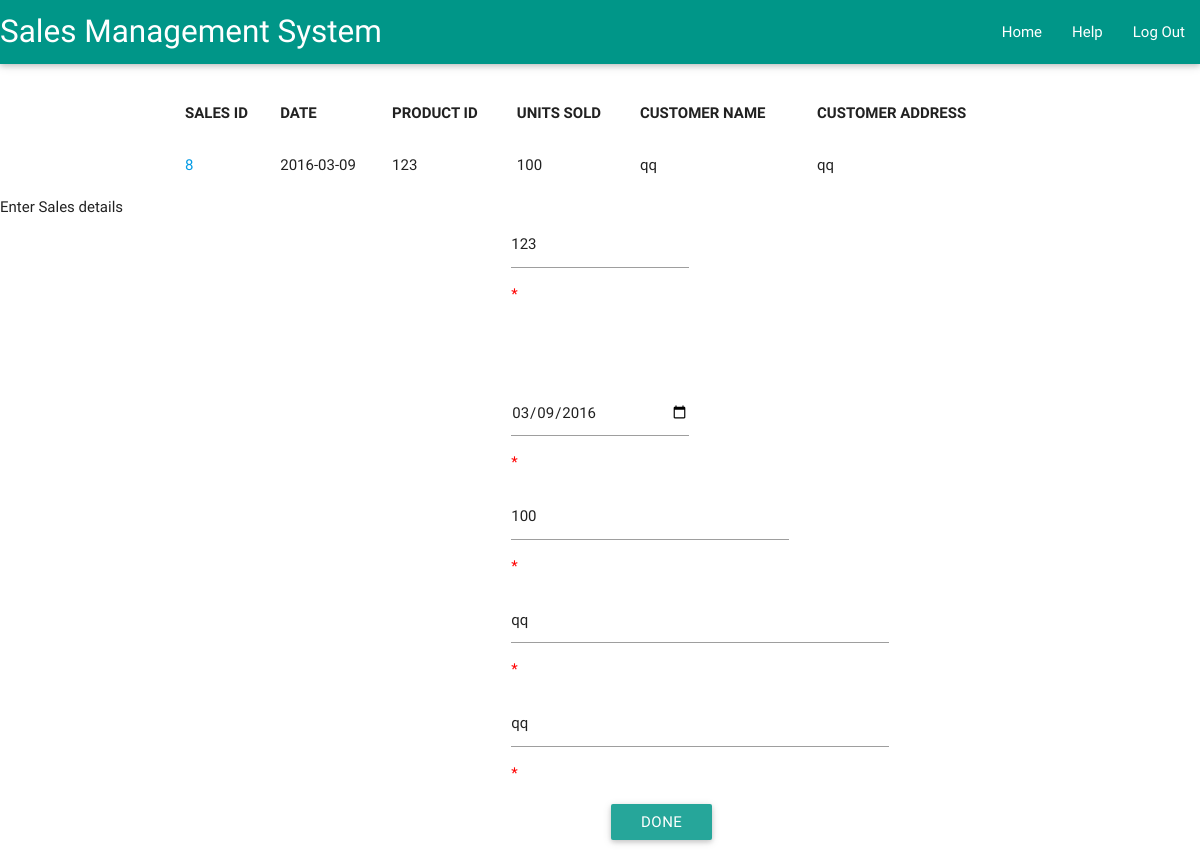
/HTML1/modifysales2.php?sid=8 (signed in), run on the app's committed database.
### tables this page shows
CREATE TABLE `sales` (
  `SALESID` int(10) NOT NULL,
  `DATE` date NOT NULL,
  `AGENTID` varchar(10) NOT NULL,
  `PRODUCTID` varchar(10) NOT NULL,
  `UNITSSOLD` int(10) NOT NULL,
  `CUSADDR` varchar(20) NOT NULL,
  `CUSNAME` varchar(20) NOT NULL
);

### HTML1/modifysales2.php (the view, shortened to what this page needs)
 <!DOCTYPE html>
 <html>
 <head>
     <link rel="stylesheet" href="css/global.css">
     <link rel="stylesheet" href="css/materialize.css">
     <link rel="stylesheet" href="css/materialize.min.css">
     <link rel="stylesheet" href="font/material-design-icons">
     <link rel="stylesheet" href="font/roboto">
     <nav>
         <div class="nav-wrapper teal ">
             <a href="#" class="brand-logo">Sales Management System</a>
             <ul id="nav-mobile" class="right hide-on-med-and-down">
                 <li><a href="agntoptions.php">Home</a></li>
                 <li><a href="help.html">Help</a></li>
                 <li><a href="logout.php">Log Out</a></li>
             </ul>
         </div>
     </nav>
 </head>
 <body>
     <?php
    if ($_SERVER["REQUEST_METHOD"] == "GET")
  {
 $pid = $agentid = $date = $unit = $cname = $caddr = $salesid =  "";
          $search=$_GET["sid"];
           $strSQL = "SELECT * FROM sales WHERE SALESID=$search";
           $query=mysql_query($strSQL);
           if(mysql_num_rows($query)!=1)
           {
               echo "<h3>No Transaction Found</h3><p class='center-align'>Redirecting to HOME</p>";
               echo '<div class="progress">
                   <div class="indeterminate"></div>
              </div>';
               header( "refresh:3;url=agntoptions.html" );
           }
           else
           {
               echo "<div>&nbsp</div>
                    <table   class=\"highlight container \" >
                       <tr>
                         <th>SALES ID</th>
                         <th>DATE</th>
                         <th>PRODUCT ID</th>
                         <th>UNITS SOLD</th>
                         <th>CUSTOMER NAME</th>
                         <th>CUSTOMER ADDRESS</th>
                       </tr>";
               while($runrows= mysql_fetch_assoc($query))
               {
                   $date = $runrows['DATE'];
                   $pid = $runrows['PRODUCTID'];
                   $unit = $runrows['UNITSSOLD'];
                   $cname = $runrows['CUSNAME'];
                   $caddr = $runrows['CUSADDR'];
                   $salesid = $runrows['SALESID'];
                   echo "
                <tr>
                     <td name='sid'><a href='login.html'>$salesid</a></td>
                     <td>$date</td>
                     <td>$pid</td>
                     <td>$unit</td>
                     <td>$cname</td>
                     <td>$caddr</td>
                   </tr>
                    ";
               }
           }
            echo " </table>";
  }
              ?>
         <?php
$pidErr = $agentidErr = $dateErr = $unitErr = $cnameErr = $caddrErr = "";
?>
             <form method="POST" action="modifysales2.php">
                 <feildset>
                     <legend>
                         <h6>Enter Sales details</h6></legend>
                     <div class="row">
                         <div>
                             <div class="col s5">&nbsp;</div>
                             <div class="col s2">
                                 <input type="text" name="pid" placeholder="Product ID" value="<?php echo $pid;?>">
                                 <span class="error">* <?php echo $pidErr;?></span>
                             </div>
                             <br>
                             <div class="col s5">&nbsp;</div>
                         </div>
                     </div>
                     <div class="row">
                         <div class="col s5">&nbsp;</div>
                         <br>
                         <div class="col s5">&nbsp;</div>
                     </div>
                     <div class="row">
                         <div class="col s5">&nbsp;</div>
                         <div class="col s2">
                             <input type="date" name="date" placeholder=" " value="<?php echo $date;?>">
                             <span class="error">* <?php echo $dateErr;?></span>
                         </div>
                         <br>
                         <div class="col s5">&nbsp;</div>
                     </div>
                     <div class="row">
                         <div class="col s5">&nbsp;</div>
                         <div class="col s3">
                             <input type="text" name="unitsold" placeholder="Number of units sold" value="<?php echo $unit;?>">
                             <span class="error">* <?php echo $unitErr;?></span>
                         </div>
                         <div class="col s3">&nbsp;</div>
                     </div>
                     <div class="row">
                         <div class="col s5">&nbsp;</div>
                         <div class="col s4">
                             <input type="text" name="cusname" placeholder="customer name" value="<?php echo $cname;?>">
                             <span class="error">* <?php echo $cnameErr;?></span>
                         </div>
                         <div class="col s3">&nbsp;</div>
                     </div>
                     <div class="row">
                         <div class="col s5">&nbsp;</div>
                         <div class="col s4">
                             <input type="text" name="cusaddr" placeholder="customer address" value="<?php echo $caddr;?>">
                             <span class="error">* <?php echo $caddrErr;?></span>
                         </div>
                         <div class="col s3">&nbsp;</div>
                     </div>
                     <div class="row">
                         <div class="col s6">&nbsp;</div>
                         <div class="col s3">
                             <button class="btn waves-effect wave-light   collection-item  btn modal-trigger" data-target="modal1" onclick="return myfunction()">Done</button>
                         </div>
                         <div class="col s3">&nbsp;</div>
                     </div>
                 </feildset>
             </form>
 </body>
 </html>

### HTML1/css/global.css (style rules this page uses)
html { backface-visibility: visible; font-family: "Trebuchet MS", sans-serif; margin: auto; align-content:stretch; }
input { padding:25px; margin: auto; display: inline-block; float: left; width: 150px; }
.row { padding: 0px; }

### HTML1/modifysales2.php (style rules this page uses)
.error { color: #FF0000; }

### data on the page
sales: SALESID "8", DATE "2016-03-09", PRODUCTID "123", UNITSSOLD "100", CUSNAME "qq", CUSADDR "qq", pid "123", date "03/09/2016", unitsold "100", cusname "qq", cusaddr "qq"
